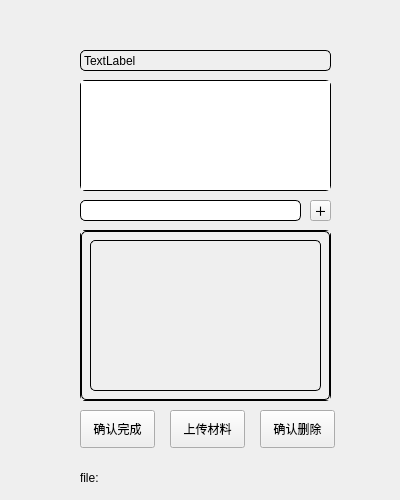
<?xml version="1.0" encoding="UTF-8"?>
<ui version="4.0">
 <class>Form</class>
 <widget class="QWidget" name="Form">
  <property name="geometry">
   <rect>
    <x>0</x>
    <y>0</y>
    <width>400</width>
    <height>500</height>
   </rect>
  </property>
  <property name="minimumSize">
   <size>
    <width>400</width>
    <height>500</height>
   </size>
  </property>
  <property name="maximumSize">
   <size>
    <width>400</width>
    <height>500</height>
   </size>
  </property>
  <property name="windowTitle">
   <string>Form</string>
  </property>
  <widget class="QTextBrowser" name="descriptionTextBrowser">
   <property name="geometry">
    <rect>
     <x>80</x>
     <y>80</y>
     <width>251</width>
     <height>111</height>
    </rect>
   </property>
   <property name="styleSheet">
    <string notr="true">border:1px solid black;
border-radius:5px;</string>
   </property>
  </widget>
  <widget class="QLabel" name="todoNameLabel">
   <property name="geometry">
    <rect>
     <x>80</x>
     <y>50</y>
     <width>251</width>
     <height>21</height>
    </rect>
   </property>
   <property name="styleSheet">
    <string notr="true">border:1px solid black;
border-radius:5px;</string>
   </property>
   <property name="text">
    <string>TextLabel</string>
   </property>
  </widget>
  <widget class="QScrollArea" name="scoreJudgeScrollArea">
   <property name="geometry">
    <rect>
     <x>80</x>
     <y>230</y>
     <width>251</width>
     <height>171</height>
    </rect>
   </property>
   <property name="styleSheet">
    <string notr="true">border:1px solid black;
border-radius:5px;</string>
   </property>
   <property name="widgetResizable">
    <bool>true</bool>
   </property>
   <widget class="QWidget" name="scrollAreaWidgetContents">
    <property name="geometry">
     <rect>
      <x>0</x>
      <y>0</y>
      <width>249</width>
      <height>169</height>
     </rect>
    </property>
    <layout class="QVBoxLayout" name="verticalLayout">
     <item>
      <widget class="QWidget" name="widget" native="true"/>
     </item>
    </layout>
   </widget>
  </widget>
  <widget class="QPushButton" name="todoFinishedBtn">
   <property name="geometry">
    <rect>
     <x>80</x>
     <y>410</y>
     <width>75</width>
     <height>38</height>
    </rect>
   </property>
   <property name="font">
    <font>
     <bold>false</bold>
     <stylestrategy>PreferAntialias</stylestrategy>
    </font>
   </property>
   <property name="cursor">
    <cursorShape>PointingHandCursor</cursorShape>
   </property>
   <property name="styleSheet">
    <string notr="true"/>
   </property>
   <property name="text">
    <string>确认完成</string>
   </property>
  </widget>
  <widget class="QPushButton" name="todoDeleteBtn">
   <property name="geometry">
    <rect>
     <x>260</x>
     <y>410</y>
     <width>75</width>
     <height>38</height>
    </rect>
   </property>
   <property name="cursor">
    <cursorShape>PointingHandCursor</cursorShape>
   </property>
   <property name="styleSheet">
    <string notr="true"/>
   </property>
   <property name="text">
    <string>确认删除</string>
   </property>
  </widget>
  <widget class="QPushButton" name="fileUploadBtn">
   <property name="geometry">
    <rect>
     <x>170</x>
     <y>410</y>
     <width>75</width>
     <height>38</height>
    </rect>
   </property>
   <property name="cursor">
    <cursorShape>PointingHandCursor</cursorShape>
   </property>
   <property name="styleSheet">
    <string notr="true"/>
   </property>
   <property name="text">
    <string>上传材料</string>
   </property>
  </widget>
  <widget class="QLabel" name="label_2">
   <property name="geometry">
    <rect>
     <x>80</x>
     <y>470</y>
     <width>53</width>
     <height>15</height>
    </rect>
   </property>
   <property name="text">
    <string>file:</string>
   </property>
  </widget>
  <widget class="QToolButton" name="stepAddBtn">
   <property name="geometry">
    <rect>
     <x>310</x>
     <y>200</y>
     <width>21</width>
     <height>21</height>
    </rect>
   </property>
   <property name="cursor">
    <cursorShape>PointingHandCursor</cursorShape>
   </property>
   <property name="styleSheet">
    <string notr="true">
</string>
   </property>
   <property name="text">
    <string>＋</string>
   </property>
  </widget>
  <widget class="QLineEdit" name="stepLineEdit">
   <property name="geometry">
    <rect>
     <x>80</x>
     <y>200</y>
     <width>221</width>
     <height>21</height>
    </rect>
   </property>
   <property name="styleSheet">
    <string notr="true">border:1px solid black;
border-radius:5px;</string>
   </property>
  </widget>
 </widget>
 <resources>
  <include location="src/resources.qrc"/>
 </resources>
 <connections/>
</ui>
